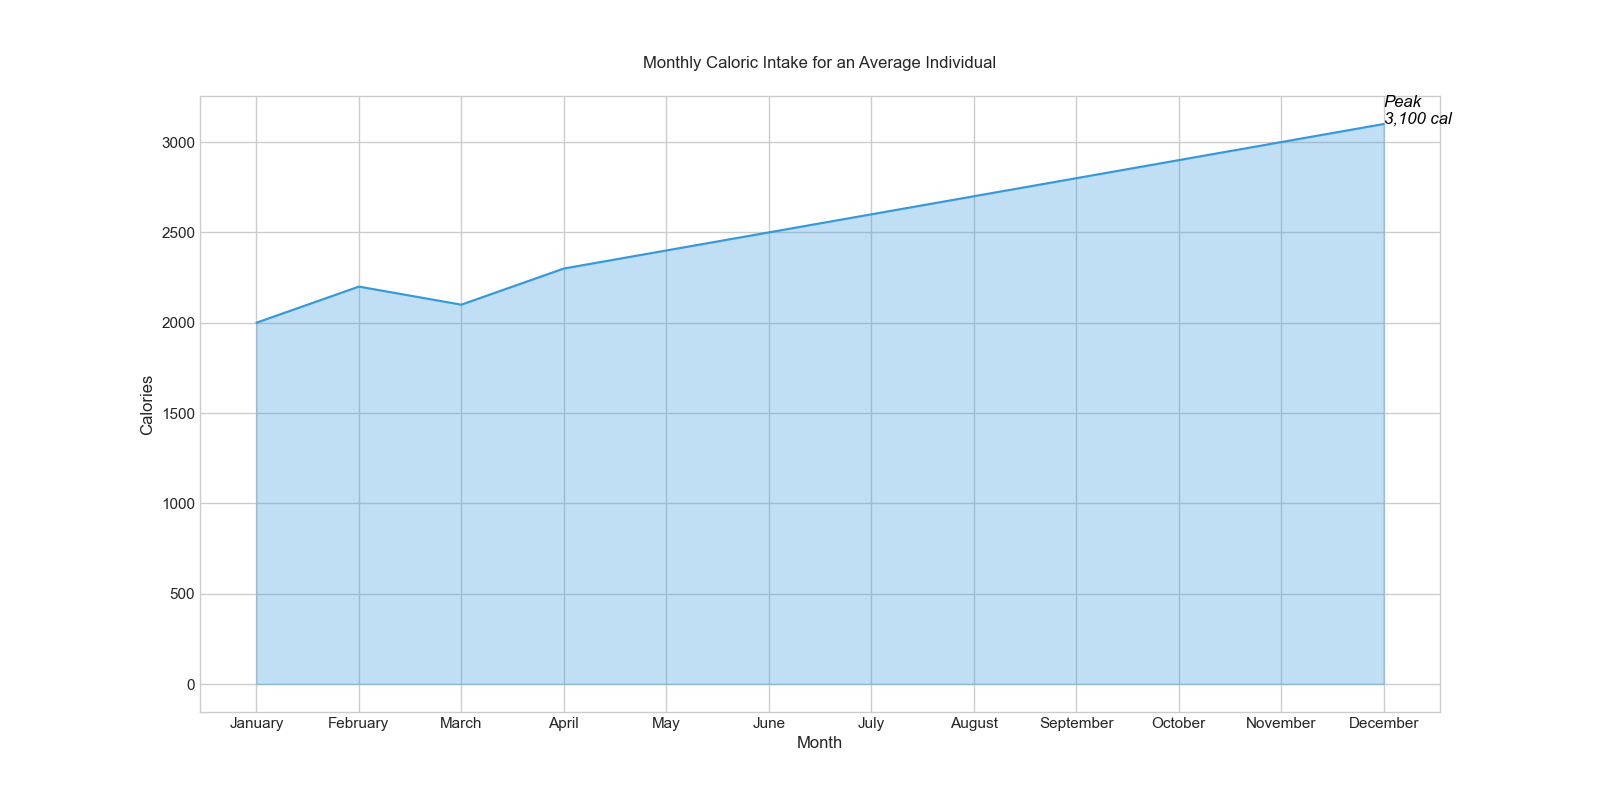

Reproduce this figure in Python.

import pandas as pd
import matplotlib.pyplot as plt

# Data
data = {
    'Month': ['January', 'February', 'March', 'April', 'May', 'June',
              'July', 'August', 'September', 'October', 'November', 'December'],
    'Calories': [2000, 2200, 2100, 2300, 2400, 2500, 2600, 2700, 2800, 2900, 3000, 3100]
}

df = pd.DataFrame(data)

# Converting 'Month' to a categorical type for proper ordering
month_order = ['January', 'February', 'March', 'April', 'May', 'June',
               'July', 'August', 'September', 'October', 'November', 'December']
df['Month'] = pd.Categorical(df['Month'], categories=month_order, ordered=True)

# Initialize the figure
plt.figure(figsize=(16, 8))
plt.style.use('seaborn-whitegrid')

# Create an area chart
plt.plot(df['Month'], df['Calories'], color="#3498db")
plt.fill_between(df['Month'], df['Calories'], alpha=0.3, color="#3498db")

# Annotating the maximum calories
max_calories = df['Calories'].max()
max_calories_month = df.loc[df['Calories'] == max_calories, 'Month'].iloc[0]
plt.text(x=max_calories_month, y=max_calories, s='Peak\n{:,} cal'.format(max_calories), color="black",
         horizontalalignment='left', size='medium', style='italic')

# Customize the axes and the title
plt.title("Monthly Caloric Intake for an Average Individual", pad=20)
plt.xlabel("Month")
plt.ylabel("Calories")

# Show the plot
plt.show()
